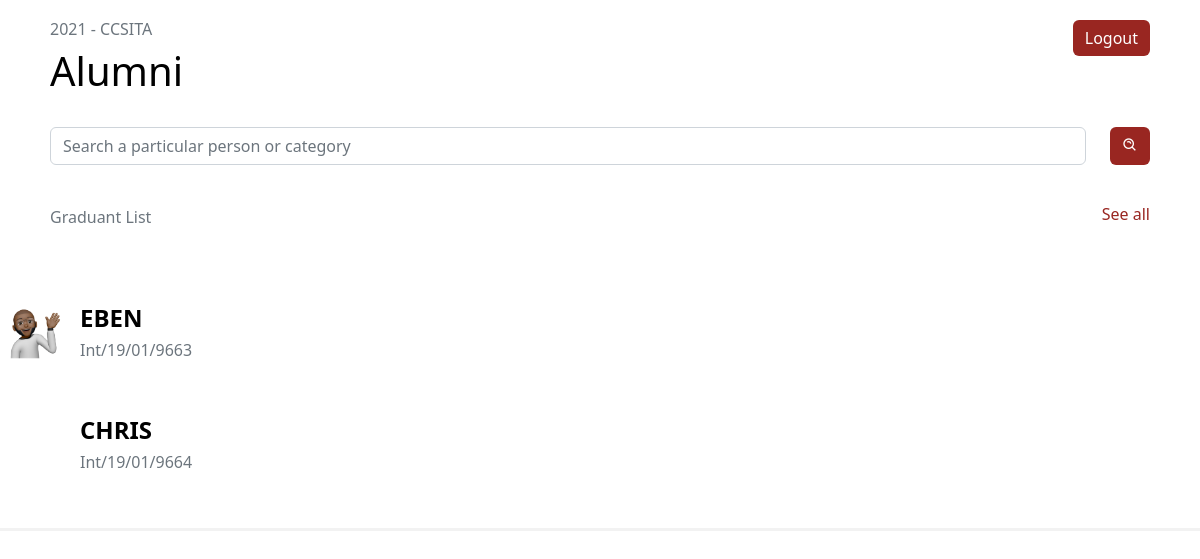
Page /userbase (signed in) on the earlier database version.
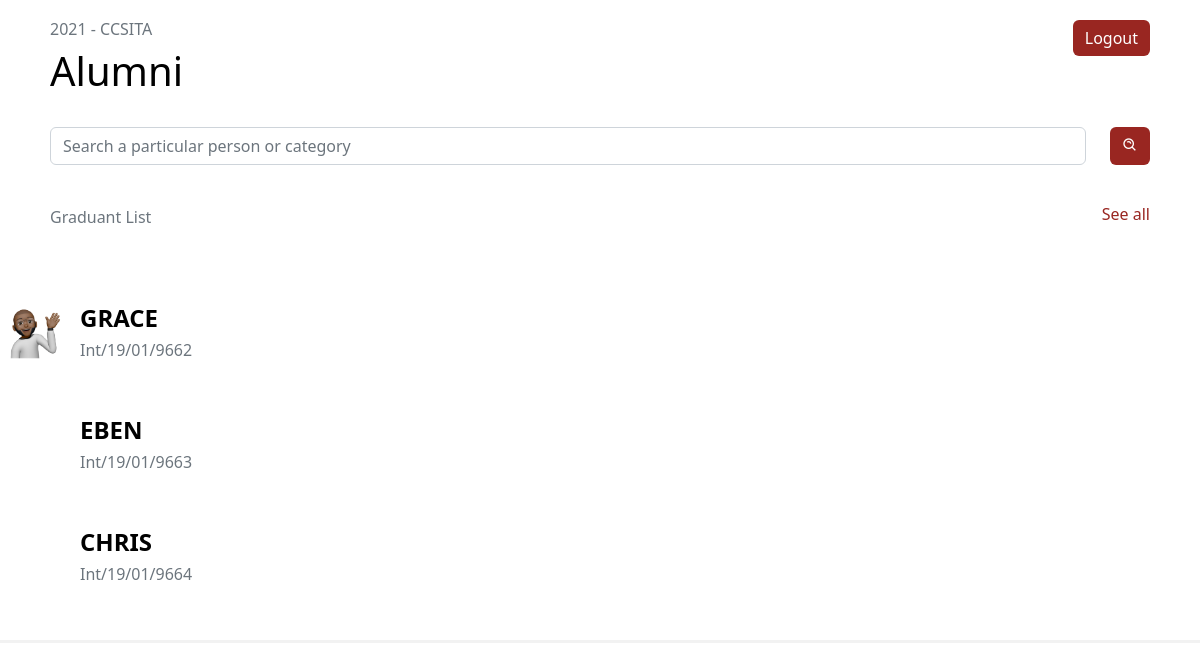
Same page on the later database version.
### app.py (models this page shows)
class User(db.Model,UserMixin):
    id= db.Column(db.Integer, primary_key=True)
    fullname= db.Column(db.String()  )
    indexnumber= db.Column(db.Integer())
    gender= db.Column(db.String()    )
    school= db.Column(db.String()    )
    department= db.Column(db.String()    )
    program= db.Column(db.String()   )
    completed= db.Column(db.Integer()     )
    admitted= db.Column(db.Integer()  )
    email= db.Column(db.String()     )
    telephone= db.Column(db.String()     )
    hall= db.Column(db.String()  )
    nationality= db.Column(db.String()   )
    address= db.Column(db.String()   )
    work= db.Column(db.String()  )
    guardian= db.Column(db.String()  )
    kin= db.Column(db.String()   )
    relationship= db.Column(db.String()  )
    marital= db.Column(db.String()   )
    health= db.Column(db.String()    )
    extra= db.Column(db.String()     )
    image_file = db.Column(db.String(20))
    def __repr__(self):
        return f"User('{self.id}', {self.fullname}, {self.gender}'"

### app.py (the view)
@app.route('/userbase')
@login_required
def userbase():
    print("Fetching all")
    users=User.query.order_by(User.id.desc()).all()
    print(users)
    print(current_user)
    return render_template("userbase.html", users=users, current_user=current_user, header="Information Technology", smalltitle="2021", name="- CCSITA", numberofentries="16 entries")

### forms.py
class Search(FlaskForm):
    searched = StringField('Searched', validators=[DataRequired()])
    submit = SubmitField('Search')

### app.py (called while the page is built)
@login_manager.user_loader
def load_user(user_id):
    return Person.query.get(int(user_id))

@app.context_processor
def base():
    form=Search()
    return dict(form=form)

    def __repr__(self):
        return f"Person('{self.id}', {self.name}', {self.yearCompleted})"

### templates/userbase.html (shortened to what this page needs)
{% extends 'userlayout.html' %}
{% block body %}
<div class="ade" style="display: flex; justify-content: space-between;">
  <p class="text-muted">Graduant List</p>
  <a href="" style="text-decoration: none; color: #992621;">
    <h6> See all</h6>
  </a>
</div>
</div>
<br>
<div style="display: flex; border-bottom: 3px solid #f2f2f2;">
  <div class="user-pic" style="padding-right: 10px;">
      <img src="static/img/memoji.png" >
  </div>
  <div class="user-text" style="display: flex; justify-content: space-between; width: 100%; margin-top: 15px;">
        <div>
          {%for user in users%}
          <div>
            <a href="{{url_for("userinformation", userid=user.id)}}" style="text-decoration: none; color: #992621;">
              <h4 class="names"><b> {{user.fullname}}</h4>
              <h6 class="text-muted">{{user.indexnumber}}</h6><br><br>
          </a>
          </div>
        {% endfor %}
      </div>
  </div>
</div>
{% endblock body %}

### templates/userlayout.html (shortened to what this page needs)
<!doctype html>
<html lang="en">
  <head>
    <link rel="stylesheet" href="https://cdnjs.cloudflare.com/ajax/libs/font-awesome/5.15.3/css/all.min.css" />
    <link rel="stylesheet" type="text/css" href="{{ url_for('static', filename='css/newstyle.css')}}">
    <link href="https://unpkg.com/aos@2.3.1/dist/aos.css" rel="stylesheet">
    <link href='https://unpkg.com/boxicons@2.1.2/css/boxicons.min.css' rel='stylesheet'>
    <link rel="stylesheet" href="https://cdnjs.cloudflare.com/ajax/libs/font-awesome/5.15.3/css/all.min.css" />
    <link rel="stylesheet" href="https://cdnjs.cloudflare.com/ajax/libs/font-awesome/5.15.4/css/all.min.css" />
    <link href="https://cdn.jsdelivr.net/npm/bootstrap@5.2.1/dist/css/bootstrap.min.css" rel="stylesheet">
  </head>
  <body>
<div class="container" style=" border-radius: 5px; padding: 20px; background: #fff;">
  <div class="spaceout">
    <div>
      <h6 class="text-muted">{{smalltitle}}  {{name}}</h6>
      <h1>Alumni</h1>
    </div>
    <div>
      <button class="btn" style="color: #fff; background: #992621; border: none; margin-left: 3px;" type="logout">
        <a href="{{url_for('logout')}}" style="text-decoration: none; color: #fff;">Logout</a>
    </button>
    </div>
  </div>
    <form class="d-flex " role="search" style="margin-top: 3vh; margin-bottom: 5vh;"  method='POST' action='{{url_for('usersearch')}}'>
      <input class="form-control " type="search"name='searched'  placeholder="Search a particular person or category" aria-label="Search">
      <button class="btn" style="color: #fff; background: #992621; border: none; margin-left: 2vw;" type="submit"><i class='bx bx-search-alt icon'></i></button>
    </form>
    {% block body %}
    {% endblock body %}
  <br>
</body>
</html>

### static/css/newstyle.css (style rules this page uses)
body { background: #f2f2f2; }
h1 { color: black; }
h4 { color: black; }
.spaceout { justify-content: space-between; display: flex; }
.names { text-transform: uppercase; color: black; }
.user-pic img { width: 70px; height: 70px; }
.user-text { display: flex; justify-content: space-between; width: 100%; margin-top: 15px; }

Differences in the rows shown:
added User: fullname "GRACE", indexnumber "Int/19/01/9662"
